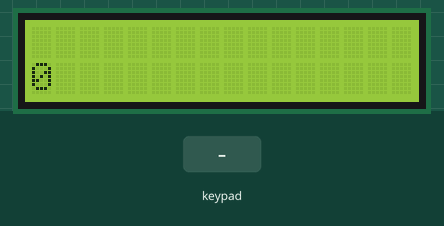
Bench run of a sketch on a simulated Arduino Uno, built with avr-gcc and run on an emulated ATmega328P. On the bench: 16×2 character LCD. Wiring (inferred from the names in the program): 4×4 keypad with keys 1 2 3 A 4 5 6 B 7 8 9 C * 0 # D: rows pin 8, pin 7, pin 4, pin 2; columns pin 12, pin 13, pin 5, pin 3. The test bench sets the inputs (shaded band). What the sketch prints to the serial monitor is not drawn.

Above: at 1.3 s.
1.4 s: keypad keys 8 7 4 2 A pressed 0.4 s apart
At 3.9 s:
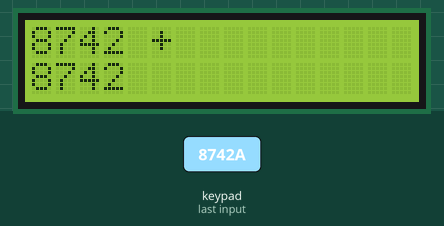
4.9 s: key 'C' pressed
At 5.8 s:
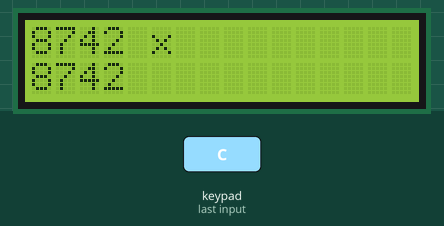
6.4 s: keypad keys 8 7 4 2 D pressed 0.4 s apart
At 8.8 s:
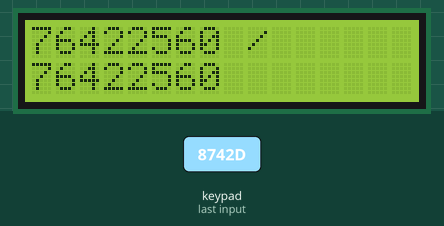
9.9 s: key '1' pressed
At 10.7 s:
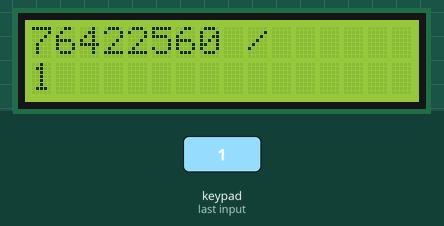
11.4 s: key '*' pressed
At 12.4 s:
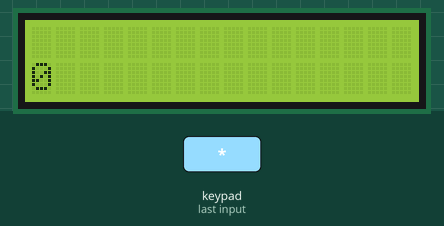
Timing chart, 0 to 13.9 s (numbered marks = the images above; inputs shaded):
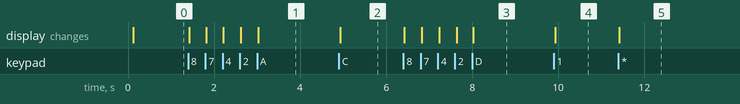

Measured:
- after the input at 1.4 s, the display: first changes at once (image 1 shows a later state)
- after the input at 4.9 s, the display: changes at once (image 2)
- after the input at 6.4 s, the display: first changes at once (image 3 shows a later state)
- after the input at 9.9 s, the display: changes at once (image 4)
- after the input at 11.4 s, the display: changes at once (image 5)

The sketch:

calculator-lcd.ino
```cpp
// Calculator: 4×4 keypad in, screen out
// Membrane Keypad 4×4 R1 → pin 8
// Membrane Keypad 4×4 R2 → pin 7
// Membrane Keypad 4×4 R3 → pin 4
// Membrane Keypad 4×4 R4 → pin 2
// Membrane Keypad 4×4 C1 → pin 12
// Membrane Keypad 4×4 C2 → pin 13
// Membrane Keypad 4×4 C3 → pin 5
// Membrane Keypad 4×4 C4 → pin 3
// LCD 16×2 SDA → A4
// LCD 16×2 SCL → A5
// LCD 16×2 VCC → 5V
// LCD 16×2 GND → GND
// Keys: 0-9 digits   A = +   B = -   C = x   D = /   # = equals   * = clear

#include <Wire.h>
#include <LiquidCrystal_I2C.h>

LiquidCrystal_I2C lcd(0x27, 16, 2);

const char KEYS[4][4] = {{'1', '2', '3', 'A'}, {'4', '5', '6', 'B'}, {'7', '8', '9', 'C'}, {'*', '0', '#', 'D'}};
const int ROW_PINS[] = {8, 7, 4, 2};
const int COL_PINS[] = {12, 13, 5, 3};

String entry = "";        // the number being typed
double acc = 0;           // the running total
char pending = 0;         // the operator waiting for its second number
bool typed = false;       // has a digit been typed since the last operator?
bool failed = false;      // divided by zero
char lastKey = 0;

String format(double v) {
  if (failed) return "Error";
  if (fabs(v) < 1000000000.0 && v == (long)v) return String((long)v);
  String s = String(v, 4);
  while (s.endsWith("0")) s.remove(s.length() - 1);
  if (s.endsWith(".")) s.remove(s.length() - 1);
  return s;
}

void draw() {
  String top = failed ? "" : (pending ? format(acc) + " " + String(pending) : "");
  String big = typed ? entry : format(acc);
  Serial.println(big);                // also visible in the Serial Monitor
  lcd.clear();
  lcd.setCursor(0, 0);
  lcd.print(top);
  lcd.setCursor(0, 1);
  lcd.print(big);
}

void calculate() {
  double v = entry.toDouble();
  if (!pending) acc = v;
  else if (pending == '+') acc += v;
  else if (pending == '-') acc -= v;
  else if (pending == 'x') acc *= v;
  else if (v == 0) failed = true;
  else acc /= v;
  entry = "";
}

void press(char k) {
  if (failed && k != '*') return;
  if (k >= '0' && k <= '9') {
    if (!typed) { entry = ""; typed = true; }
    if (entry.length() < 9) entry += k;
  } else if (k == '*') {
    entry = ""; acc = 0; pending = 0; typed = false; failed = false;
  } else if (k == '#') {
    if (typed) calculate();
    pending = 0; typed = false;
  } else if (k == 'A' || k == 'B' || k == 'C' || k == 'D') {
    if (typed) calculate();
    pending = (k == 'A') ? '+' : (k == 'B') ? '-' : (k == 'C') ? 'x' : '/';
    typed = false;
  }
  draw();
}

char scanKeys() {
  char key = 0;
  for (int r = 0; r < 4; r++) {
    digitalWrite(ROW_PINS[r], LOW);
    for (int c = 0; c < 4; c++) if (digitalRead(COL_PINS[c]) == LOW) key = KEYS[r][c];
    digitalWrite(ROW_PINS[r], HIGH);
  }
  return key;
}

void setup() {
  for (int r = 0; r < 4; r++) { pinMode(ROW_PINS[r], OUTPUT); digitalWrite(ROW_PINS[r], HIGH); }
  for (int c = 0; c < 4; c++) pinMode(COL_PINS[c], INPUT_PULLUP);
  delay(50);                       // let the pull-ups settle before the first read
  Serial.begin(9600);
  lcd.init();
  lcd.backlight();
  draw();
}

void loop() {
  char key = scanKeys();
  if (key && key != lastKey) press(key);          // a new key went down
  lastKey = key;
  delay(30);
}
```
